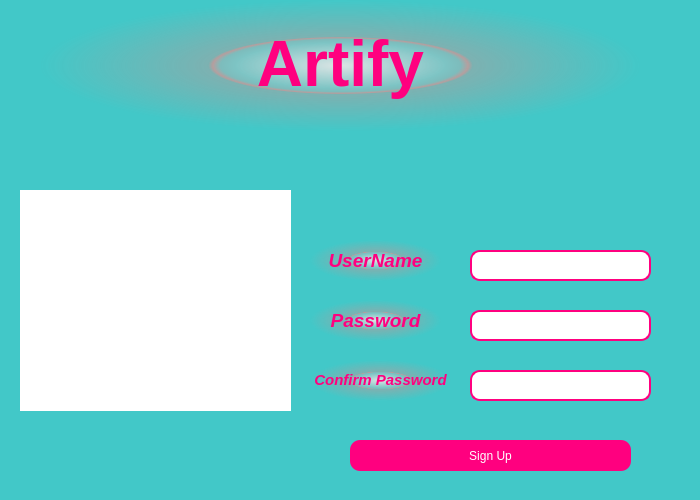
<?xml version="1.0" encoding="UTF-8"?>
<ui version="4.0">
 <class>Dialog</class>
 <widget class="QDialog" name="Dialog">
  <property name="geometry">
   <rect>
    <x>0</x>
    <y>0</y>
    <width>700</width>
    <height>500</height>
   </rect>
  </property>
  <property name="windowTitle">
   <string>Dialog</string>
  </property>
  <property name="styleSheet">
   <string notr="true">background-color:qlineargradient(spread:pad, x1:1, y1:1, x2:1, y2:1, stop:0 rgba(66, 200, 200, 255), stop:0.495 rgba(255, 255, 255, 255), stop:0.505 rgba(255, 0, 0, 255), stop:1 rgba(255, 0, 0, 255));</string>
  </property>
  <widget class="QLabel" name="error">
   <property name="geometry">
    <rect>
     <x>360</x>
     <y>400</y>
     <width>161</width>
     <height>20</height>
    </rect>
   </property>
   <property name="text">
    <string/>
   </property>
  </widget>
  <widget class="QLabel" name="error2">
   <property name="geometry">
    <rect>
     <x>130</x>
     <y>400</y>
     <width>141</width>
     <height>21</height>
    </rect>
   </property>
   <property name="text">
    <string/>
   </property>
  </widget>
  <widget class="QWidget" name="bgwidget" native="true">
   <property name="geometry">
    <rect>
     <x>-20</x>
     <y>-120</y>
     <width>1201</width>
     <height>800</height>
    </rect>
   </property>
   <property name="styleSheet">
    <string notr="true">background-color:qlineargradient(spread:pad, x1:0, y1:0, x2:1, y2:0, stop:0 rgba(245, 224, 176, 255), stop:0.09 rgba(246, 189, 237, 255), stop:0.14 rgba(194, 207, 246, 255), stop:0.19 rgba(184, 160, 168, 255), stop:0.25 rgba(171, 186, 248, 255), stop:0.32 rgba(243, 248, 224, 255), stop:0.385 rgba(249, 162, 183, 255), stop:0.47 rgba(100, 115, 124, 255), stop:0.58 rgba(251, 205, 202, 255), stop:0.65 rgba(170, 128, 185, 255), stop:0.75 rgba(252, 222, 204, 255), stop:0.805 rgba(206, 122, 218, 255), stop:0.86 rgba(254, 223, 175, 255), stop:0.91 rgba(254, 236, 244, 255), stop:1 rgba(255, 191, 221, 255));</string>
   </property>
   <widget class="QLabel" name="label_3">
    <property name="geometry">
     <rect>
      <x>40</x>
      <y>310</y>
      <width>271</width>
      <height>221</height>
     </rect>
    </property>
    <property name="styleSheet">
     <string notr="true">background-color:rgb(255, 255, 255);</string>
    </property>
    <property name="text">
     <string>&lt;html&gt;&lt;head/&gt;&lt;body&gt;&lt;p&gt;&lt;img src=&quot;:/aryify/logo.PNG&quot;/&gt;&lt;/p&gt;&lt;/body&gt;&lt;/html&gt;</string>
    </property>
   </widget>
   <widget class="QPushButton" name="signupbut">
    <property name="geometry">
     <rect>
      <x>370</x>
      <y>560</y>
      <width>281</width>
      <height>31</height>
     </rect>
    </property>
    <property name="styleSheet">
     <string notr="true">

QPushButton{
background-color:qlineargradient(spread:pad, x1:1, y1:1, x2:1, y2:1, stop:0.232955  rgb(255, 0, 127), stop:0.926136 rgb(255, 0, 127));
color:white;;font: 14pt &quot;Sitka Heading&quot;;border-radius:10px;


}
QPushButton:hover{

   background-color:#CBC3E3;
color:white;;font: 14pt &quot;Sitka Heading&quot;;border-radius:10px;

}</string>
    </property>
    <property name="text">
     <string>Sign Up</string>
    </property>
   </widget>
   <widget class="QLabel" name="label_4">
    <property name="geometry">
     <rect>
      <x>60</x>
      <y>120</y>
      <width>601</width>
      <height>131</height>
     </rect>
    </property>
    <property name="styleSheet">
     <string notr="true">background-color:qradialgradient(spread:pad, cx:0.5, cy:0.5, radius:0.5, fx:0.5, fy:0.5, stop:0 rgba(255, 235, 235, 206), stop:0.35 rgba(255, 188, 188, 80), stop:0.4 rgba(255, 162, 162, 80), stop:0.425 rgba(255, 132, 132, 156), stop:0.44 rgba(252, 128, 128, 80), stop:1 rgba(255, 255, 255, 0))</string>
    </property>
    <property name="text">
     <string>&lt;html&gt;&lt;head/&gt;&lt;body&gt;&lt;p align=&quot;center&quot;&gt;&lt;span style=&quot; font-size:48pt; font-weight:600; color:#ff007f;&quot;&gt;Artify&lt;/span&gt;&lt;/p&gt;&lt;/body&gt;&lt;/html&gt;</string>
    </property>
   </widget>
   <widget class="QLineEdit" name="signuppass">
    <property name="geometry">
     <rect>
      <x>490</x>
      <y>430</y>
      <width>181</width>
      <height>31</height>
     </rect>
    </property>
    <property name="styleSheet">
     <string notr="true">QLineEdit{

   background:white;
   border: 2px solid #ff007f;
   border-radius:10px;
   color:black;
  }


QLineEdit:focus{

   background-color:#CBC3E3;
  color:black;

}



</string>
    </property>
   </widget>
   <widget class="QLineEdit" name="signupuser">
    <property name="geometry">
     <rect>
      <x>490</x>
      <y>370</y>
      <width>181</width>
      <height>31</height>
     </rect>
    </property>
    <property name="styleSheet">
     <string notr="true">QLineEdit{

   background:white;
   border: 2px solid #ff007f;
   border-radius:10px;
   color:black;
  }


QLineEdit:focus{

   background-color:#CBC3E3;
  color:black;

}
</string>
    </property>
   </widget>
   <widget class="QLabel" name="label_5">
    <property name="geometry">
     <rect>
      <x>330</x>
      <y>360</y>
      <width>131</width>
      <height>41</height>
     </rect>
    </property>
    <property name="styleSheet">
     <string notr="true">background-color:qradialgradient(spread:pad, cx:0.5, cy:0.5, radius:0.5, fx:0.5, fy:0.5, stop:0 rgba(255, 235, 235, 206), stop:0.35 rgba(255, 188, 188, 80), stop:0.4 rgba(255, 162, 162, 80), stop:0.425 rgba(255, 132, 132, 156), stop:0.44 rgba(252, 128, 128, 80), stop:1 rgba(255, 255, 255, 0));</string>
    </property>
    <property name="text">
     <string>&lt;html&gt;&lt;head/&gt;&lt;body&gt;&lt;p align=&quot;center&quot;&gt;&lt;span style=&quot; font-size:14pt; font-weight:600; font-style:italic; color:#ff007f;&quot;&gt;UserName&lt;/span&gt;&lt;/p&gt;&lt;/body&gt;&lt;/html&gt;</string>
    </property>
   </widget>
   <widget class="QLabel" name="label_6">
    <property name="geometry">
     <rect>
      <x>330</x>
      <y>420</y>
      <width>131</width>
      <height>41</height>
     </rect>
    </property>
    <property name="styleSheet">
     <string notr="true">background-color:qradialgradient(spread:pad, cx:0.5, cy:0.5, radius:0.5, fx:0.5, fy:0.5, stop:0 rgba(255, 235, 235, 206), stop:0.35 rgba(255, 188, 188, 80), stop:0.4 rgba(255, 162, 162, 80), stop:0.425 rgba(255, 132, 132, 156), stop:0.44 rgba(252, 128, 128, 80), stop:1 rgba(255, 255, 255, 0));</string>
    </property>
    <property name="text">
     <string>&lt;html&gt;&lt;head/&gt;&lt;body&gt;&lt;p align=&quot;center&quot;&gt;&lt;span style=&quot; font-size:14pt; font-weight:600; font-style:italic; color:#ff007f;&quot;&gt;Password&lt;/span&gt;&lt;/p&gt;&lt;/body&gt;&lt;/html&gt;</string>
    </property>
   </widget>
   <widget class="QLineEdit" name="signupcnfrmpass">
    <property name="geometry">
     <rect>
      <x>490</x>
      <y>490</y>
      <width>181</width>
      <height>31</height>
     </rect>
    </property>
    <property name="styleSheet">
     <string notr="true">QLineEdit{

   background:white;
   border: 2px solid #ff007f;
   border-radius:10px;
   color:black;
  }


QLineEdit:focus{

   background-color:#CBC3E3;
  color:black;

}



</string>
    </property>
   </widget>
   <widget class="QLabel" name="label_7">
    <property name="geometry">
     <rect>
      <x>330</x>
      <y>480</y>
      <width>141</width>
      <height>41</height>
     </rect>
    </property>
    <property name="styleSheet">
     <string notr="true">background-color:qradialgradient(spread:pad, cx:0.5, cy:0.5, radius:0.5, fx:0.5, fy:0.5, stop:0 rgba(255, 235, 235, 206), stop:0.35 rgba(255, 188, 188, 80), stop:0.4 rgba(255, 162, 162, 80), stop:0.425 rgba(255, 132, 132, 156), stop:0.44 rgba(252, 128, 128, 80), stop:1 rgba(255, 255, 255, 0));</string>
    </property>
    <property name="text">
     <string>&lt;html&gt;&lt;head/&gt;&lt;body&gt;&lt;p align=&quot;center&quot;&gt;&lt;span style=&quot; font-size:11pt; font-weight:600; font-style:italic; color:#ff007f;&quot;&gt;Confirm Password&lt;/span&gt;&lt;/p&gt;&lt;/body&gt;&lt;/html&gt;</string>
    </property>
   </widget>
   <widget class="QLabel" name="showerror">
    <property name="geometry">
     <rect>
      <x>500</x>
      <y>530</y>
      <width>161</width>
      <height>20</height>
     </rect>
    </property>
    <property name="text">
     <string/>
    </property>
   </widget>
  </widget>
 </widget>
 <resources>
  <include location="logos.qrc"/>
 </resources>
 <connections/>
</ui>
